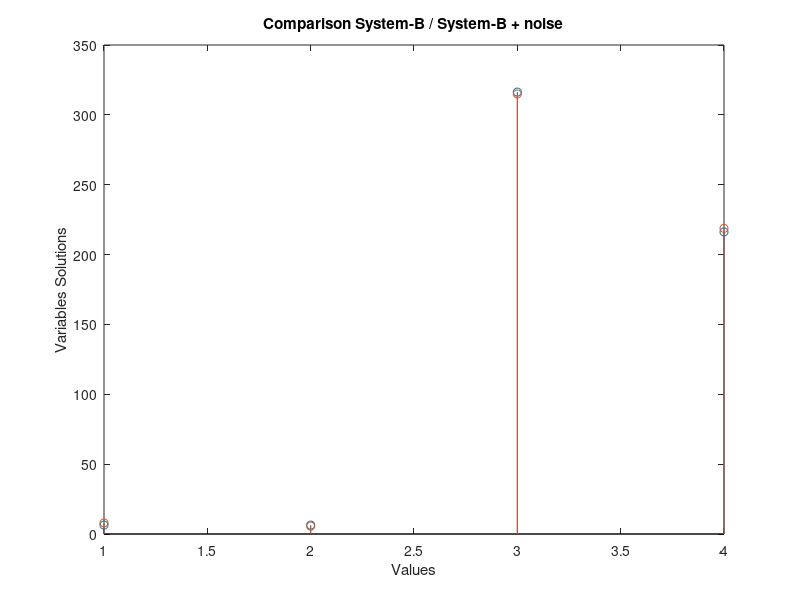

Here is the MATLAB script that generated this plot:
% LINES THAT ALWAYS HAVE TO BE: 
% clear variables, 
% close opened windows 
% and clean the comand windows
%-------------------------------------------------------------------------%
clear variables;
close all;
clc;
%-------------------------------------------------------------------------%

% EXERCISE 6: LINEAL SYSTEMS

% 1. Show the system using matrices.

%          x1 x2  x3 x4 sol
systemA = [ 0, 2, 10, 7, 90; 
            2, 7,  7, 1, 59; 
            1, 9,  0, 5, 15; 
            4, 0,  0, 6, 10;
            2, 8,  4, 1, 80;
           10, 5,  0, 3, 17;
            2, 6,  4, 0, 93;
            1, 1,  9, 3, 51;
            6, 4,  8, 2, 41;
            0, 3,  0, 9, 76];
       
%          x1     x2    x3 x4  sol
systemB = [0.110, 0,     1, 0, 317;
               0, 3.260, 0, 1, 237;
           0.425, 0,     1, 0, 319;
               0, 3.574, 0, 1, 239;
           0.739, 0,     1, 0, 321;
               0, 3.888, 0, 1, 241;
           1.054, 0,     1, 0, 323;
               0, 4.202, 0, 1, 243;
           1.368, 0,     1, 0, 325;
               0, 4.516, 0, 1, 245];
                
% 2. 
% a. Obtain the condition number for matrix A towards its invertion.

% Moore-Penrose pseudoinverse of symbolic matrix.
pinv_a = pinv(systemA);
% Condition number for inversion.
num_cond = cond(pinv_a)
 
% b. Solve the equation system to obtain the matrix x = [x1, x2, x3, x4].

solA = linsolve(systemA(:, 1 : 4), systemA(:, 5));
solB = linsolve(systemB(:, 1 : 4), systemB(:, 5));

% c. Add noise to matrix B, adding a random vector with a mean of 0 and a 
%    standard deviation of 1, then solve the resulting equation system.

mean        = 0;
s_deviation = 1;
% Obtained a matrix of 10x1 with random numbers with 
% mean = 0 and standard deviation = 1
noise = s_deviation .* randn(10, 1) + mean;
% Previous system with added noise
systemB2 = [systemB(:, 1 : 4) systemB(:, 5) + noise];
% System solution
solB2 = linsolve(systemB2(:, 1 : 4), systemB2(:, 5));

% d. Show the result (with and without noise) on screen.

% Screen
solB
solB2

% Graph
stem([solB, solB2])
% Title
title('Comparison System-B / System-B + noise')
% Axis
xlabel('Values')
ylabel('Variables Solutions')
